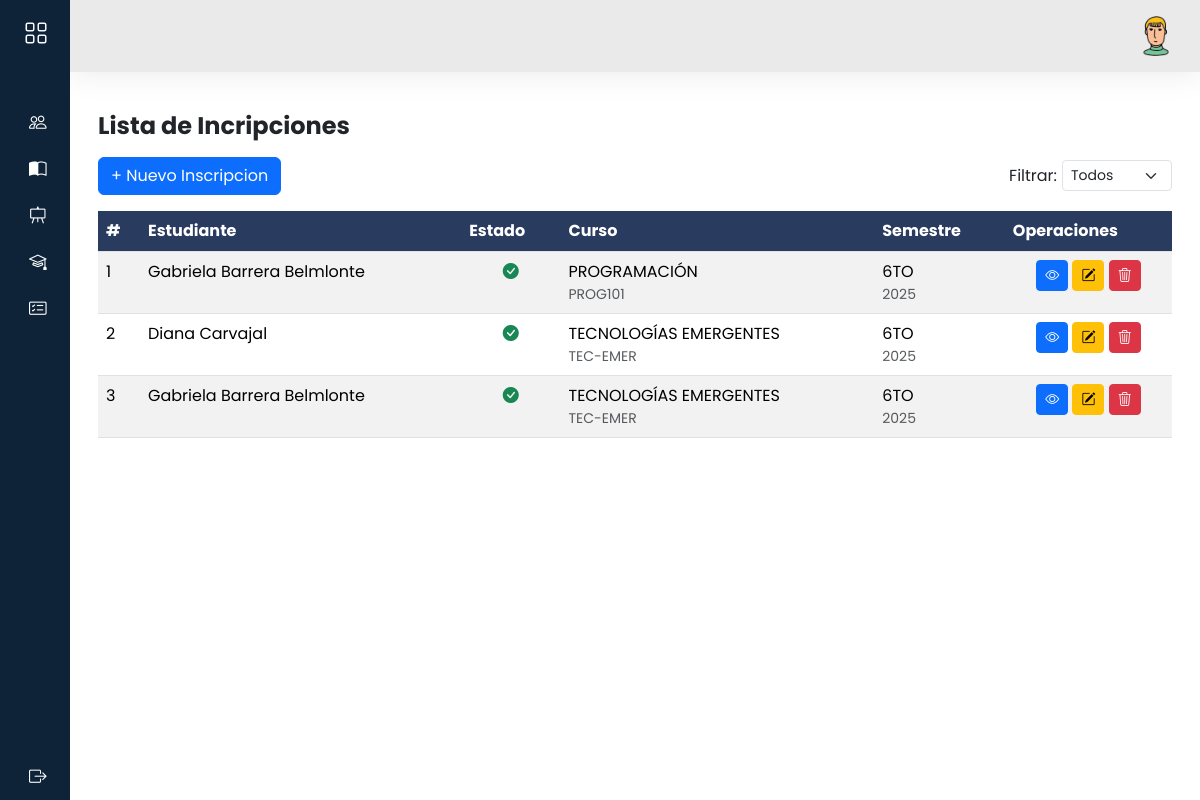
The app's page /admi/inscripciones/, older data.
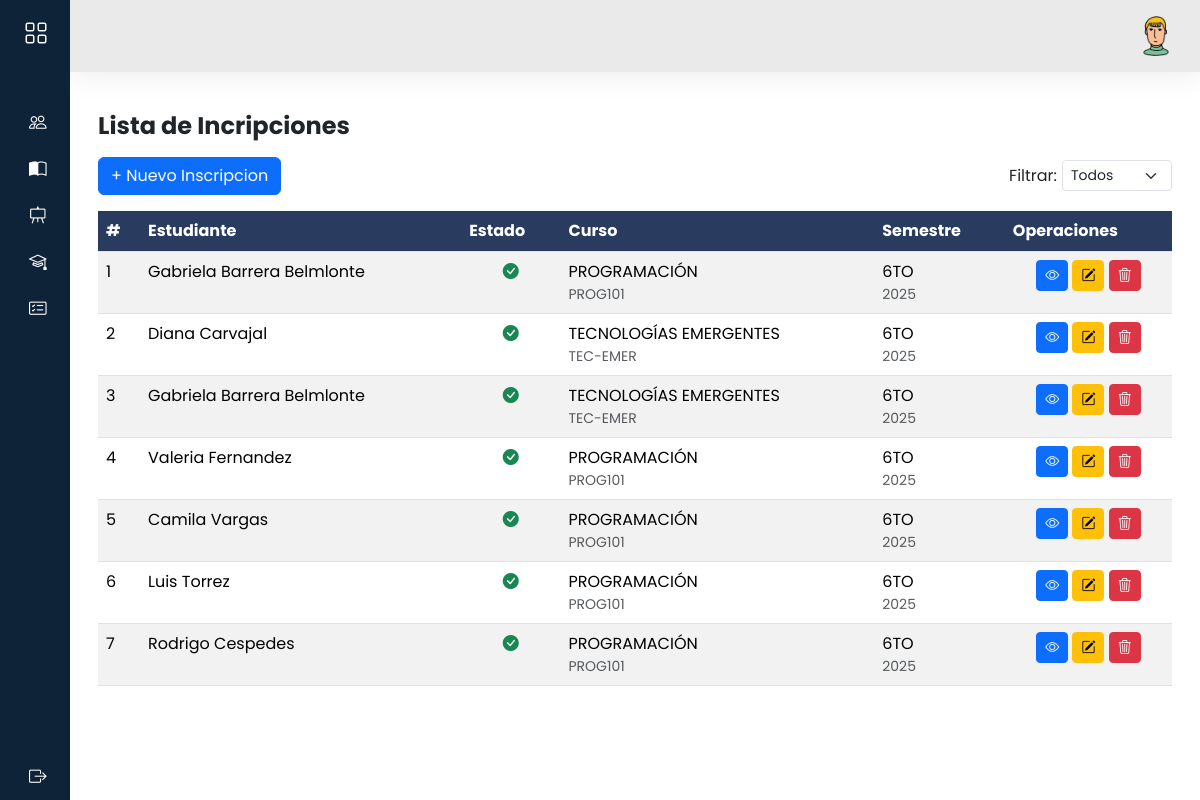
The same page, newer data.
### models/inscripcion_model.py (models this page shows, shortened)
class Inscripcion(db.Model):
    __tablename__ = 'inscripciones'
    id = db.Column(db.Integer, primary_key=True)
    curso_id = db.Column(db.Integer, db.ForeignKey('cursos.id'), nullable=False)
    estudiante_id = db.Column(db.Integer, db.ForeignKey('estudiantes.id'), nullable=False)
    semestre_id = db.Column(db.Integer, db.ForeignKey('semestres.id'), nullable=False)
    paralelo_id = db.Column(db.Integer, db.ForeignKey('paralelos.id'), nullable=False)
    turno_id = db.Column(db.Integer, db.ForeignKey('turnos.id'), nullable=False)
    activo = True
    curso = db.relationship('Curso', back_populates='inscripciones', lazy='joined')
    estudiante = db.relationship('Estudiante', back_populates='inscripciones', lazy='joined')
    semestre = db.relationship('Semestre', back_populates='inscripciones')
    paralelo = db.relationship('Paralelo', back_populates='inscripciones')
    turno = db.relationship('Turno', back_populates='inscripciones')
    estudiante = db.relationship('Estudiante', back_populates='inscripciones')
    @staticmethod
    def get_all():
        return Inscripcion.query.all()

### models/usuario_model.py (models this page shows, shortened)
class Usuario(db.Model, UserMixin):
    __tablename__='usuarios'
    id = db.Column(db.Integer,primary_key=True)
    nombre = db.Column(db.String(80),nullable=False)
    apellido = db.Column(db.String(100))
    email = db.Column(db.String(120), unique=True)
    username = db.Column(db.String(20),nullable=False)
    password = db.Column(db.String,nullable=False)
    activo = db.Column(db.Boolean, default=True,nullable=False)
    rol_id = db.Column(db.Integer, db.ForeignKey('rol.id'), nullable=False)
    rol = db.relationship('Rol', back_populates='usuarios')
    docentes = db.relationship('Docente', backref='usuario_rel', lazy=True, cascade='all, delete-orphan')
    estudiantes = db.relationship('Estudiante', backref='usuario_rel', lazy=True, cascade='all, delete-orphan')
    def delete(self):
        db.session.delete(self)
        db.session.commit()

### models/curso_model.py (models this page shows, shortened)
class Curso(db.Model):
    __tablename__ = 'cursos'
    id = db.Column(db.Integer, primary_key=True)
    nombre = db.Column(db.String(100), nullable=False)
    descripcion = db.Column(db.Text)
    sigla = db.Column(db.String(10), unique=True, nullable=False)
    carga_horaria = db.Column(db.Integer, nullable=False)
    activo = db.Column(db.Boolean, default=True, nullable=False)
    docente_id = db.Column(db.Integer, db.ForeignKey('docentes.id'),nullable=True)
    docente = db.relationship('Docente', back_populates='cursos')
    inscripciones = db.relationship('Inscripcion',back_populates='curso')
    inscripciones = db.relationship('Inscripcion', back_populates='curso')
    clases = db.relationship('Clase', back_populates='curso')
    @staticmethod
    def get_all():
        return Curso.query.all()

### models/semestre_modal.py (models this page shows, shortened)
class Semestre(db.Model):
    __tablename__ = 'semestres'
    id = db.Column(db.Integer, primary_key=True)
    gestion = db.Column(db.String(20), nullable=False)  # Ej: "2025-1"
    semestre_num = db.Column(db.String(50), nullable=False)  # Ej: "2025-1"
    fecha_inicio = db.Column(db.Date, nullable=True)
    fecha_fin = db.Column(db.Date, nullable=True)
    inscripciones = db.relationship('Inscripcion',back_populates='semestre')
    @staticmethod
    def get_all():
        return Semestre.query.all()

### controllers/admi/inscripcion_controller.py (the view)
@inscripcion_bp.route("/")
def index():
    inscripciones = Inscripcion.get_all()
    data = cargar_datos()
    return inscripcion_view.list(inscripciones,**data)

### controllers/admi/inscripcion_controller.py (called while the page is built)
def cargar_datos():
    return {
        "estudiantes": Estudiante.get_all(),
        "cursos": Curso.get_all(),
        "paralelos": Paralelo.get_all(),
        "turnos": Turno.get_all(),
        "semestres": Semestre.get_all()
    }

### models/estudiante_model.py (called while the page is built)
    @staticmethod
    def get_all():
        return Estudiante.query.all()

### models/paralelo_modal.py (called while the page is built)
    @staticmethod
    def get_all():
        return Paralelo.query.all()

### models/turno_modal.py (called while the page is built)
    @staticmethod
    def get_all():
        return Turno.query.all()

### views/admi/inscripcion_view.py (called while the page is built)
def list(inscripciones,**kwargs):
    return render_template('admi/inscripciones/index.html',inscripciones=inscripciones,**kwargs)

### templates/admi/inscripciones/index.html (shortened to what this page needs)
{% extends 'admi/baseAdmi.html' %}
{% block content %}
<h3 class="fw-bold fs-4 my-3">Lista de Incripciones
</h3>
<div class="d-flex justify-content-between align-items-center mb-3" style="gap: 10px;">
    <a data-bs-toggle="modal" data-bs-target="#modalNuevoInscripcion" class="btn btn-primary">
        + Nuevo Inscripcion
    </a>
    <div class="d-flex align-items-center" style="gap: 5px;">
        <label for="filtroEstado" class="form-label mb-0">Filtrar:</label>
        <select id="filtroEsdtado" class="form-select form-select-sm" style="max-width: 150px;">
            <option value="">Todos</option>
        </select>
    </div>
</div>
<div class="row">
    <div class="col-12">
        <div class="table-responsive">
            <table id="mi-tabla" class="table table-striped  display nowrap" style="width:100%">
                <thead>
                    <tr class="highlight">
                        <th>#</th>
                        <th>Estudiante</th>
                        <th>Estado</th>
                        <th>Curso</th>
                        <th>Semestre</th>
                        <th>Operaciones</th>
                    </tr>
                </thead>
                <tbody>
                    {%for item in inscripciones%}
                    <tr>
                        <td>{{item.id}}</td>
                        <td>
                            {{ item.estudiante.usuario.nombre }} {{ item.estudiante.usuario.apellido }}
                        </td>
                        <td class="text-center" data-search="{{ 'activo' if item.activo else 'inactivo' }}">
                            {% if item.activo %}
                            <i class="bi bi-check-circle-fill text-success"></i>
                            {% else %}
                            <i class="bi bi-x-circle-fill text-danger"></i>
                            {% endif %}
                        </td>
                        <td>
                            {{ item.curso.nombre }}
                            <div class="text-muted small">{{ item.curso.sigla }}</div>
                        </td>
                        <td>
                            {{ item.semestre.semestre_num }}
                            <div class="text-muted small">{{ item.semestre.gestion }}</div>
                        </td>
                        <td class="text-center">
                            <a data-bs-toggle="modal" data-bs-target="#modalVistaInscripcion{{ item.id }}"
                                class="btn btn-primary btn-sm"><i class=" bi bi-eye"></i></a>
                            <a data-bs-toggle="modal" data-bs-target="#modalEditarInscripcion{{ item.id }}"
                                class="btn btn-warning btn-sm"><i class="bi bi-pencil-square"></i></a>
                            <a class="btn btn-danger btn-sm" data-bs-toggle="modal"
                                data-bs-target="#modalConfirmarEliminar"
                                data-url="{{ url_for('inscripcion.delete', id=item.id) }}">
                                <i class="bi bi-trash3"></i>
                            </a>
                        </td>
                    </tr>
                    {%endfor%}
                </tbody>
            </table>
        </div>
    </div>
</div>
{% endblock %}

Row changes from the older to the newer data that the page shows:
added Inscripcion: id "4", estudiante.usuario.nombre "Valeria", estudiante.usuario.apellido "Fernandez", curso.nombre "PROGRAMACIÓN", curso.sigla "PROG101", semestre.semestre_num "6TO", semestre.gestion "2025"
added Inscripcion: id "5", estudiante.usuario.nombre "Camila", estudiante.usuario.apellido "Vargas", curso.nombre "PROGRAMACIÓN", curso.sigla "PROG101", semestre.semestre_num "6TO", semestre.gestion "2025"
added Inscripcion: id "6", estudiante.usuario.nombre "Luis", estudiante.usuario.apellido "Torrez", curso.nombre "PROGRAMACIÓN", curso.sigla "PROG101", semestre.semestre_num "6TO", semestre.gestion "2025"
added Inscripcion: id "7", estudiante.usuario.nombre "Rodrigo", estudiante.usuario.apellido "Cespedes", curso.nombre "PROGRAMACIÓN", curso.sigla "PROG101", semestre.semestre_num "6TO", semestre.gestion "2025"
